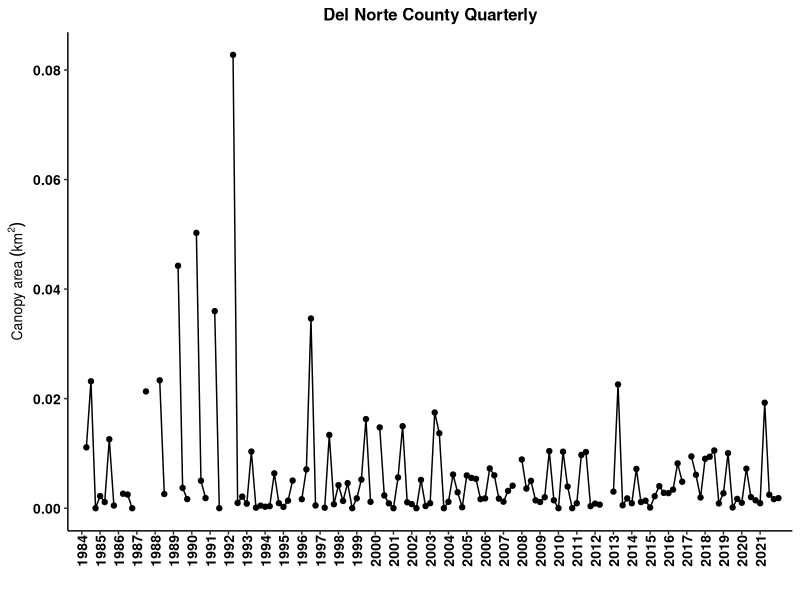
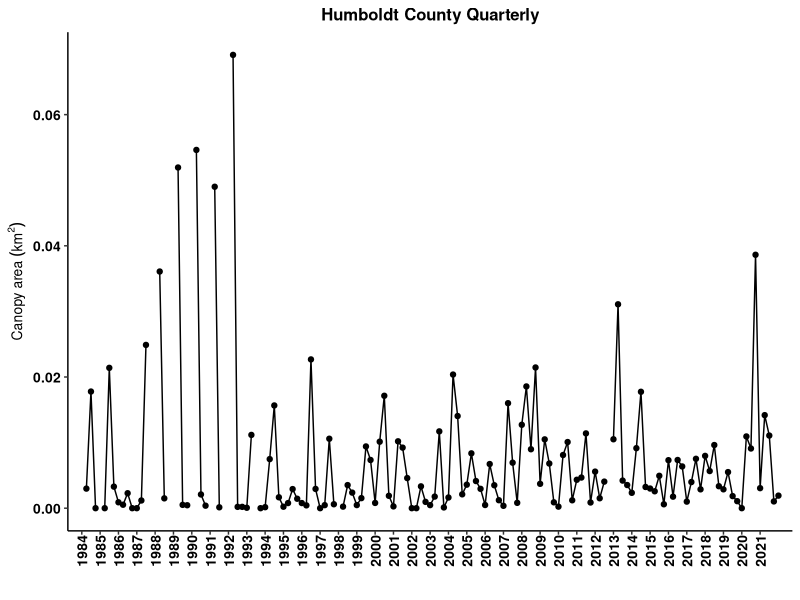
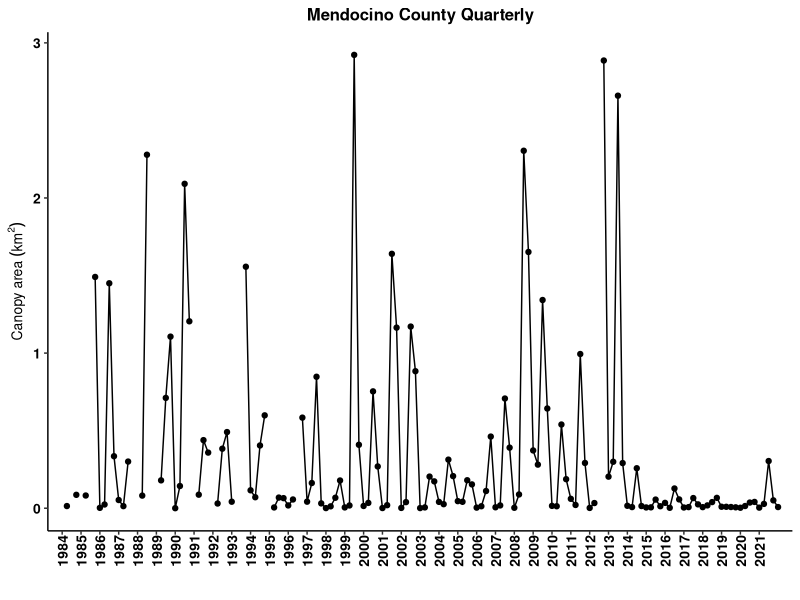
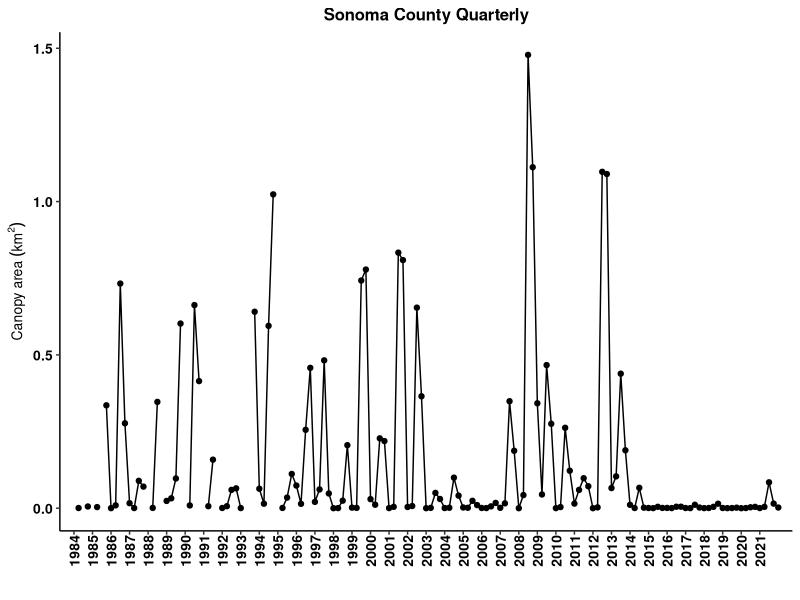
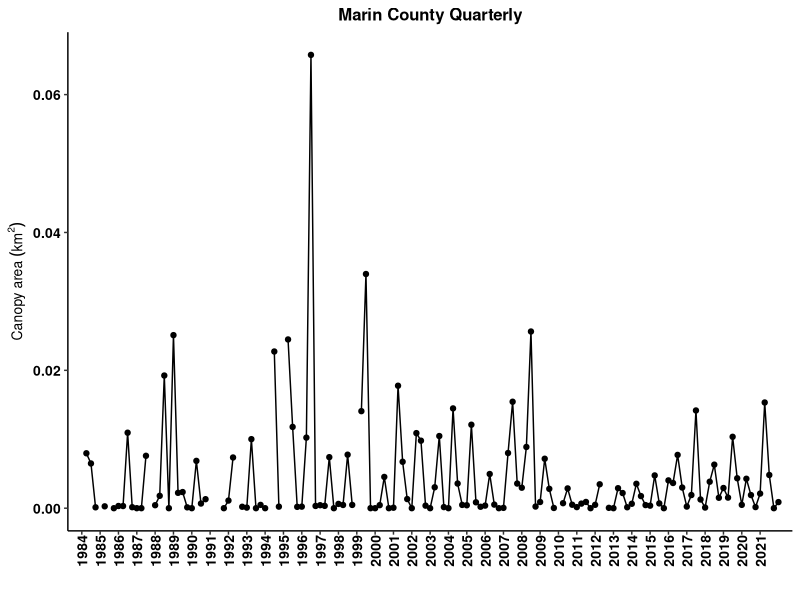
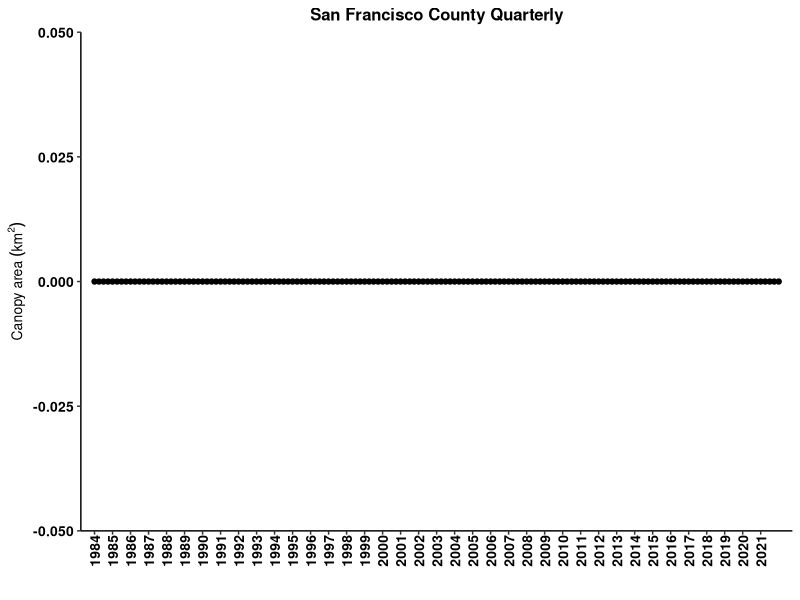
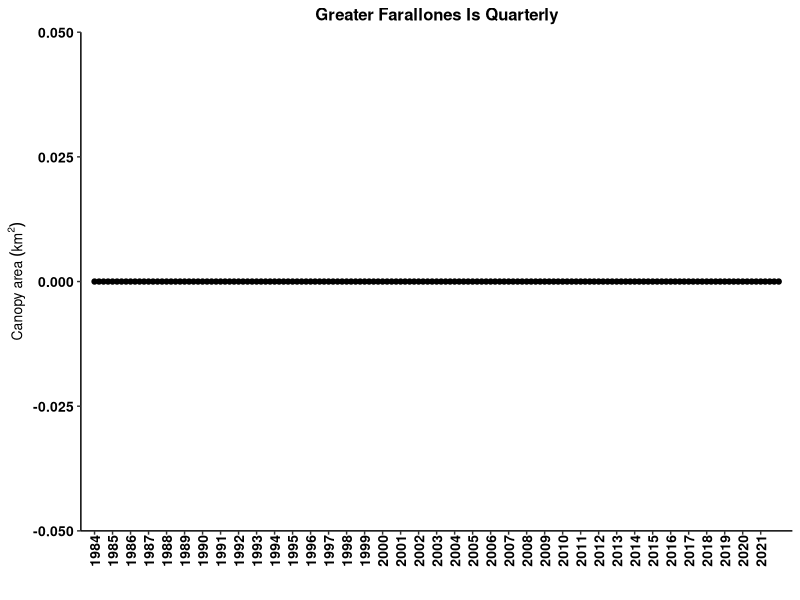
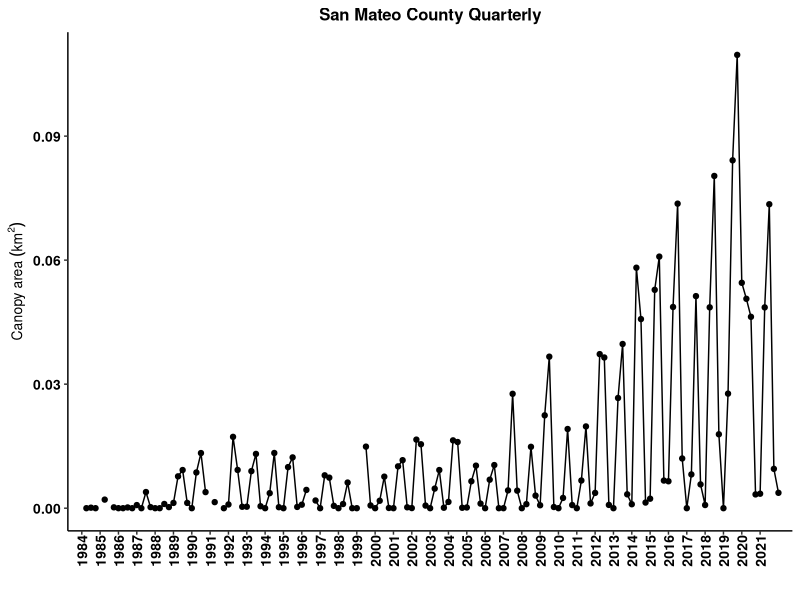

Generate these figures, in order, with R:
## ---- chunk 1
knitr::opts_chunk$set(echo = FALSE, warning=FALSE)
options(knitr.table.format = "latex")
# to create a PDF output, change "output:html_document" to "output: pdf_document" in the header above.
# note about fig_crop:FALSE. This makes the PDF output look nicer by putting spaces btwn the figures instead of smashing them as close together as possible. It doesn't do anything to the HTML output as far as I can tell.
# how to assign username: git config --global user.name "gcontolini"
# how to add, commit, and add message in terminal: git commit -am "commit message"
# how to write commit message in terminal: write message then press esc and :wq to save and exit

#### Load libraries ####
library(ggplot2) # plotting
library(ggpubr) # arranging plots
library(scales) # let's you put commas in the axis labels for thousands
library(dplyr) # data manipulations
library(tidyr) # data cleaning
library(readr) # better data reading
library(ncdf4)
library(sf) # special features. probably mapping. 
library(sp) # spatial data
library(lubridate) # manipulating dates easily
library(knitr) # to knit the Rmd file
library(kableExtra) # pretty tables
library(bookdown) # pretty table additions

#### ggplot theme ####
my.theme = theme( 
   panel.background = element_blank(), 
   panel.grid.minor.x = element_blank(),
   panel.grid.major.x = element_blank(),
   panel.grid = element_blank(),
   axis.text  = element_text(size=10, face='bold', color='black'), #makes axis labels bigger
   axis.title = element_text(size=10, face="bold"), #makes axis title bigger and bold
   #axis.title.y = element_text(margin=margin(0,10,0,5)), #pushes the y axis title away from the y axis labels
   strip.background = element_blank(),
   #legend.title = element_blank(),
   #legend.text = element_text(size=8),
   legend.background = element_blank(), 
   legend.key = element_blank(), #makes the legend background behind the symbols go away.
   #axis.ticks.x = element_blank()
   axis.line = element_line(color = 'black'), 
   panel.border = element_blank(), # this removes the box around the plot   
   plot.title = element_text(size=12 ,face='bold', hjust = 0.5), # hjust 0.5 makes title centered
   axis.text.x = element_text(size = 10, angle = 90, vjust = 0.5, margin = margin(0,0,5,0)) # rotates x axis labels 90 degrees counter-clockwise, pushes bars onto x axis
)


#### Import data ####
# info on the data: https://sbclter.msi.ucsb.edu/data/catalog/package/?package=knb-lter-sbc.74

# Instructions from Dr. Tom Bell:
# “The output files show the Admin Bed # in the first column and the rest of the columns are quarters from 1984 - 2020. Area is in m2 and biomass is in fresh kg. Missing values (due to lack of imagery or clouds are labelled as -999).”

# Edible seaweed data from CDFW
# edible = read.csv('EdibleSeaweedHarvest_rfm_1-28-21.csv') # edible seaweed harvest. This one has months. That is important.
# kelp = read.csv('KelpHarvest_vers2_rfm_1-28-21.csv') # kelp harvest
## ---- chunk 2
# The loop below requires the NetCDF file which is too large for GitHub to host. Also takes several minutes to run. I commented it out here, copied it, ran it on my local machine, and read in the output at the end of this chunk. You can do the same if you have the shapefiles:
# 'MAN_CA_CountyStateWaters.shp' # county shapefiles
# 'LandsatkelpBiomass_2021_v2_withmetadata.nc' # Landsat kelp canopy area pixels from Environmental Data Initiative repository that hosts the Santa Barbara Coastal Long-term Ecological Monitoring Landsat processed kelp canpy area pixel data. You will need to visit their site to get the most updated data. 

#Kelp Biomass and Area Dynamics of State Waters Delineated by Coastal Counties
#Tom Bell
#November 18, 2020
# **Please let me know if you need help with any step!**

#Install Packages **(Only the first time you ever run this script)**
#The first time you ever run this script, please install these packages by removing the '#' in front of each line (lines 8 - 10)
# install.packages('ncdf4')
# install.packages('sf')
# install.packages('sp')

#Load Required Packages
#You need to load these packages each time you restart an R session and run this script
library(ncdf4)
library(sf)
library(sp)

#Set Work Directory
#This is a folder on your computer where all input files and outputs files will be placed
# **Please update this path to the working directory on your computer**
# **Note that on a Windows machine the forward slashes "/" have to be changed to back slashes "\"
# setwd("C:/Users/gcontolini/OneDrive - California Department of Fish and Wildlife/Documents/Bull Kelp Working Group/Data analysis")
# 
# #Load Coastal Counties State Waters Shapefile
# #Place the lat/lon version of the Coastal Counties State Waters shapefile in your working directory
# county_shapes <- st_read('MAN_CA_CountyStateWaters.shp')
# 
# #Open Kelp NetCDF File
# #Place the NetCDF file in your working directory
# #The file can be found here: https://sbclter.msi.ucsb.edu/data/catalog/package/?package=knb-lter-sbc.74
# nc_data <- nc_open('LandsatKelpBiomass_2022_Q1_withmetadata.nc')
# 
# #Load necessary variables from NetCDF File
# lon <- ncvar_get(nc_data, 'longitude')
# lat <- ncvar_get(nc_data, 'latitude')
# years <- ncvar_get(nc_data, 'year')
# quarters <- ncvar_get(nc_data, 'quarter')
# biomass <- ncvar_get(nc_data, 'biomass')
# area <- ncvar_get(nc_data, 'area')
# 
# #Make Coordinate Dataframe
# coords <- data.frame(lon,lat)
# 
# #Create output matrices
# LN = dim(quarters)
# output_biomass <- matrix(ncol=LN, nrow=22)
# output_area <- matrix(ncol=LN, nrow=22)
# 
# for(i in 1:22){
#   
#   #Pull shapefile coordinates from each coastal county
#   if (i == 17) {
#     county_coords <- as.data.frame(county_shapes[i,]$geometry[[1]][[30]][[1]])
#   } else {
#     county_coords <- as.data.frame(county_shapes[i,]$geometry[[1]][[1]][[1]])
#   }
# 
#   #Find the kelp coordinates that exist inside each county polygon
#   kelp_poly <- point.in.polygon(lon, lat, county_coords$V1, county_coords$V2, mode.checked=FALSE)
#   TF <- which(kelp_poly %in% 1)
# 
#   #Extract biomass and area data for each polygon
#   bio_county <- biomass[TF,] 
#   area_county <- area[TF,] 
# 
#   #Sum biomass and area
#   bio_county_sum <- colSums(bio_county, na.rm = TRUE, dims = 1)
#   area_county_sum <- colSums(area_county, na.rm = TRUE, dims = 1)
#   
#   #Remove Columns w/ >25% No Data (Clouds)
#   #Find all NA values (missing data) in the kelp dataset
#   bio_county_NA = is.na(bio_county)
#   area_county_NA = is.na(area_county)
#   
#   #Find number of kelp pixels in the polygon
#   L = dim(bio_county)
#   
#   #Calculate the percent of NAs for each season
#   bio_county_NA_percent <- colSums(bio_county_NA, na.rm = TRUE)/L[1]
#   area_county_NA_percent <- colSums(area_county_NA, na.rm = TRUE)/L[1]
#   
#   #Find seasons with greater than 20% missing data
#   NA_GT <- which(bio_county_NA_percent > 0.25)
#   NA_GTA <- which(area_county_NA_percent > 0.25)
#   
#   #Set seasons with greater than 20% missing data to -999
#   bio_county_sum[NA_GT] = -999
#   area_county_sum[NA_GTA] = -999
# 
#   #Add summed kelp canopy data to matrix
#   output_biomass[i,] <- bio_county_sum
#   output_area[i,] <- area_county_sum
#   
# }
# 
# #Transpose Quarter and Year data
# quarterst <- t(quarters)
# yearst <- t(years)
# 
# #Add Quarter and Year data to output matrices
# output2_biomass <- rbind(quarterst, output_biomass)
# output3_biomass <- rbind(yearst, output2_biomass)
# output2_area <- rbind(quarterst, output_area)
# output3_area <- rbind(yearst, output2_area)
# 
# #Add County name to output matrices
# CountyNA <- county_shapes$County
# Counties <- c(rep(NA,2),CountyNA)
# output4_biomass <- cbind(Counties, output3_biomass)
# output4_area <- cbind(Counties, output3_area)
# 
# #Write CSV of kelp biomass time series for each county
# write.csv(output4_biomass, 'kelp_biomass_county_output_2May2022.csv', row.names = FALSE)
# write.csv(output4_area, 'kelp_area_county_output_2May2022.csv', row.names = FALSE)

output4_area <- read_csv("kelp_area_county_output_2May2022.csv") # This is where I read in the output from the commented section above which was run on my local machine. 

# Label offshore islands
output4_area$Counties[3] = "Los Angeles_San Clemente Is"
output4_area$Counties[4] = "Ventura_San Nicolas Is"
output4_area$Counties[5] = "Los Angeles_Santa Catalina Is"
output4_area$Counties[6] = "Santa Barbara_Santa Barbara Is"
output4_area$Counties[7] = "Santa Barbara_Santa Cruz-Rosa-Miguel Is"
output4_area$Counties[8] = "San Francisco_Farallones Is"
output4_area$Counties[23]= "Ventura_Anacapa Is" # Anacapa Island
## ---- chunk 3
canopy_area <- output4_area %>%
   as.data.frame()

# I want to plot area vs. year.quarter. This means year.quarter needs to be in a column. Currently all cols are separate. This is called wide format. I want tall format.

# create column names
names(canopy_area) <- paste(canopy_area[1,], canopy_area[2,], sep='.') # paste years with quarters to make each col have a unique name.

# rename the ID col for counties
names(canopy_area)[1] <- "county"

# remove first 2 rows since they are not canopy data, just IDs--year and quarter
canopy_area <- canopy_area[-c(1:2),] 

# convert to tall format
canopy_area_tall <- canopy_area %>% 
   pivot_longer(-'county', names_to = 'year.qtr', values_to = 'm2')

# separate year and quarter into two cols
canopy_area_tall <- canopy_area_tall %>%
   separate(col = year.qtr, sep = "[.]", into = c("year","qtr")) # omg. you have to hard bracket the period for some reason. wtf does [^[:alnum:]]+ mean and why aren't brackets used in the example?????? :((

# make number cols numeric
canopy_area_tall$year <- as.numeric(canopy_area_tall$year)
canopy_area_tall$qtr <- as.numeric(canopy_area_tall$qtr)
canopy_area_tall$m2 <- as.numeric(canopy_area_tall$m2)

# make quarters actual quarter decimals for plotting
qtrs <- seq(0,0.75,0.25)
for(i in 1:4) {
   canopy_area_tall$qtr[which(canopy_area_tall$qtr == i)] <- qtrs[i]
}

# add year and quarter to get a continuous time column. Note that the tibble hides the decimals place for no apparent reason but the sum is correct.
canopy_area_tall$year.qtr <- canopy_area_tall$year + canopy_area_tall$qtr

# Change negative area to NA
canopy_area_tall$m2[which(canopy_area_tall$m2 < 0)] = NA

# Convert m2 to km2
canopy_area_tall$km2 = canopy_area_tall$m2 / 1e6

## ---- chunk 4
# All quarters
expand.a.little = 0.02

##Del Norte
ggplot(canopy_area_tall[which(canopy_area_tall$county == 'Del Norte'),], aes(x = year.qtr, y = km2)) +
   geom_point() +
   geom_line() +
   scale_x_continuous(breaks = 1984:2021, expand = c(expand.a.little,0)) +
   # scale_y_continuous(breaks = seq(0, 0.015, 0.0025), expand = c(expand.a.little,0)) +
   labs(x = '',  y =  bquote('Canopy area'~(km^2))) +
   ggtitle('Del Norte County Quarterly') +
   my.theme

## Humboldt
ggplot(canopy_area_tall[which(canopy_area_tall$county == 'Humboldt'),], aes(x = year.qtr, y = km2)) +
   geom_point() +
   geom_line() +
   scale_x_continuous(breaks = 1984:2021, expand = c(expand.a.little,0)) +
   # scale_y_continuous(limits = c(0,0.0225), breaks = seq(0, 0.025, 0.0025), expand = c(expand.a.little,0)) +
   labs(x = '',  y =  bquote('Canopy area'~(km^2))) +
   ggtitle('Humboldt County Quarterly') +
   my.theme

## Mendocino
ggplot(canopy_area_tall[which(canopy_area_tall$county == 'Mendocino'),], aes(x = year.qtr, y = km2)) +
   geom_point() +
   geom_line() +
   scale_x_continuous(breaks = 1984:2021, expand = c(expand.a.little,0)) +
   # scale_y_continuous(limits = c(0,3), breaks = seq(0, 3, 0.25), expand = c(expand.a.little,0)) +
   labs(x = '', y =  bquote('Canopy area'~(km^2))) +
   ggtitle('Mendocino County Quarterly') +
   my.theme

## Sonoma
ggplot(canopy_area_tall[which(canopy_area_tall$county == 'Sonoma'),], aes(x = year.qtr, y = km2)) +
   geom_point() +
   geom_line() +
   scale_x_continuous(breaks = 1984:2021, expand = c(expand.a.little,0)) +
   # scale_y_continuous(limits = c(0,2), breaks = seq(0, 2, 0.25), expand = c(expand.a.little,0)) +
   labs(x = '', y =  bquote('Canopy area'~(km^2))) +
   ggtitle('Sonoma County Quarterly') +
   my.theme

## Marin
ggplot(canopy_area_tall[which(canopy_area_tall$county == 'Marin'),], aes(x = year.qtr, y = km2)) +
   geom_point() +
   geom_line() +
   scale_x_continuous(breaks = 1984:2021, expand = c(expand.a.little,0)) +
   # scale_y_continuous(limits = c(0, 0.0125), breaks = seq(0, 0.0125, 0.0025), expand = c(expand.a.little,0)) +
   labs(x = '', y =  bquote('Canopy area'~(km^2))) +
   ggtitle('Marin County Quarterly') +
   my.theme

## San Francisco
ggplot(canopy_area_tall[which(canopy_area_tall$county == 'San Francisco'),], aes(x = year.qtr, y = km2)) +
   geom_point() +
   geom_line() +
   scale_x_continuous(breaks = 1984:2021, expand = c(expand.a.little,0)) +
   # scale_y_continuous(limits = c(0, 0.0125), breaks = seq(0, 0.0125, 0.0025), expand = c(expand.a.little,0)) +
   labs(x = '', y =  bquote('Canopy area'~(km^2))) +
   ggtitle('San Francisco County Quarterly') +
   my.theme

## Greater Farallones
ggplot(canopy_area_tall[which(canopy_area_tall$county == 'San Francisco_Farallones Is'),], aes(x = year.qtr, y = km2)) +
   geom_point() +
   geom_line() +
   scale_x_continuous(breaks = 1984:2021, expand = c(expand.a.little,0)) +
   # scale_y_continuous(limits = c(0, 0.0125), breaks = seq(0, 0.0125, 0.0025), expand = c(expand.a.little,0)) +
   labs(x = '', y =  bquote('Canopy area'~(km^2))) +
   ggtitle('Greater Farallones Is Quarterly') +
   my.theme

## San Mateo
ggplot(canopy_area_tall[which(canopy_area_tall$county == 'San Mateo'),], aes(x = year.qtr, y = km2)) +
   geom_point() +
   geom_line() +
   scale_x_continuous(breaks = 1984:2021, expand = c(expand.a.little,0)) +
   # scale_y_continuous(limits = c(0, 0.0125), breaks = seq(0, 0.0125, 0.0025), expand = c(expand.a.little,0)) +
   labs(x = '', y =  bquote('Canopy area'~(km^2))) +
   ggtitle('San Mateo County Quarterly') +
   my.theme

## Santa Cruz
ggplot(canopy_area_tall[which(canopy_area_tall$county == 'Santa Cruz'),], aes(x = year.qtr, y = km2)) +
   geom_point() +
   geom_line() +
   scale_x_continuous(breaks = 1984:2021, expand = c(expand.a.little,0)) +
   # scale_y_continuous(limits = c(0, 0.0125), breaks = seq(0, 0.0125, 0.0025), expand = c(expand.a.little,0)) +
   labs(x = '', y =  bquote('Canopy area'~(km^2))) +
   ggtitle('Santa Cruz County Quarterly') +
   my.theme

## Monterey
ggplot(canopy_area_tall[which(canopy_area_tall$county == 'Monterey'),], aes(x = year.qtr, y = km2)) +
   geom_point() +
   geom_line() +
   scale_x_continuous(breaks = 1984:2021, expand = c(expand.a.little,0)) +
   # scale_y_continuous(limits = c(0, 0.0125), breaks = seq(0, 0.0125, 0.0025), expand = c(expand.a.little,0)) +
   labs(x = '', y =  bquote('Canopy area'~(km^2))) +
   ggtitle('Monterey County Quarterly') +
   my.theme

## San Luis Obispo
ggplot(canopy_area_tall[which(canopy_area_tall$county == 'San Luis Obispo'),], aes(x = year.qtr, y = km2)) +
   geom_point() +
   geom_line() +
   scale_x_continuous(breaks = 1984:2021, expand = c(expand.a.little,0)) +
   # scale_y_continuous(limits = c(0, 0.0125), breaks = seq(0, 0.0125, 0.0025), expand = c(expand.a.little,0)) +
   labs(x = '', y =  bquote('Canopy area'~(km^2))) +
   ggtitle('San Luis Obispo County Quarterly') +
   my.theme

## Santa Barbara
ggplot(canopy_area_tall[which(canopy_area_tall$county == 'Santa Barbara'),], aes(x = year.qtr, y = km2)) +
   geom_point() +
   geom_line() +
   scale_x_continuous(breaks = 1984:2021, expand = c(expand.a.little,0)) +
   # scale_y_continuous(limits = c(0, 0.0125), breaks = seq(0, 0.0125, 0.0025), expand = c(expand.a.little,0)) +
   labs(x = '', y =  bquote('Canopy area'~(km^2))) +
   ggtitle('Santa Barbara County Quarterly') +
   my.theme

## Ventura
ggplot(canopy_area_tall[which(canopy_area_tall$county == 'Ventura'),], aes(x = year.qtr, y = km2)) +
   geom_point() +
   geom_line() +
   scale_x_continuous(breaks = 1984:2021, expand = c(expand.a.little,0)) +
   # scale_y_continuous(limits = c(0, 0.0125), breaks = seq(0, 0.0125, 0.0025), expand = c(expand.a.little,0)) +
   labs(x = '', y =  bquote('Canopy area'~(km^2))) +
   ggtitle('Ventura County Quarterly') +
   my.theme

## Los Angeles
ggplot(canopy_area_tall[which(canopy_area_tall$county == 'Los Angeles'),], aes(x = year.qtr, y = km2)) +
   geom_point() +
   geom_line() +
   scale_x_continuous(breaks = 1984:2021, expand = c(expand.a.little,0)) +
   # scale_y_continuous(limits = c(0, 0.0125), breaks = seq(0, 0.0125, 0.0025), expand = c(expand.a.little,0)) +
   labs(x = '', y =  bquote('Canopy area'~(km^2))) +
   ggtitle('Los Angeles County Quarterly') +
   my.theme

## Orange
ggplot(canopy_area_tall[which(canopy_area_tall$county == 'Orange'),], aes(x = year.qtr, y = km2)) +
   geom_point() +
   geom_line() +
   scale_x_continuous(breaks = 1984:2021, expand = c(expand.a.little,0)) +
   # scale_y_continuous(limits = c(0, 0.0125), breaks = seq(0, 0.0125, 0.0025), expand = c(expand.a.little,0)) +
   labs(x = '', y =  bquote('Canopy area'~(km^2))) +
   ggtitle('Orange County Quarterly') +
   my.theme

## San Diego
ggplot(canopy_area_tall[which(canopy_area_tall$county == 'San Diego'),], aes(x = year.qtr, y = km2)) +
   geom_point() +
   geom_line() +
   scale_x_continuous(breaks = 1984:2021, expand = c(expand.a.little,0)) +
   # scale_y_continuous(limits = c(0, 0.0125), breaks = seq(0, 0.0125, 0.0025), expand = c(expand.a.little,0)) +
   labs(x = '', y =  bquote('Canopy area'~(km^2))) +
   ggtitle('San Diego County Quarterly') +
   my.theme

## Santa Barbara Island
ggplot(canopy_area_tall[which(canopy_area_tall$county == 'Santa Barbara_Santa Barbara Is'),], aes(x = year.qtr, y = km2)) +
   geom_point() +
   geom_line() +
   scale_x_continuous(breaks = 1984:2021, expand = c(expand.a.little,0)) +
   # scale_y_continuous(limits = c(0, 0.0125), breaks = seq(0, 0.0125, 0.0025), expand = c(expand.a.little,0)) +
   labs(x = '', y =  bquote('Canopy area'~(km^2))) +
   ggtitle('Santa Barbara Island Quarterly') +
   my.theme

## Santa Cruz-Rosa-Miguel Islands
ggplot(canopy_area_tall[which(canopy_area_tall$county == 'Santa Barbara_Santa Cruz-Rosa-Miguel Is'),], aes(x = year.qtr, y = km2)) +
   geom_point() +
   geom_line() +
   scale_x_continuous(breaks = 1984:2021, expand = c(expand.a.little,0)) +
   # scale_y_continuous(limits = c(0, 0.0125), breaks = seq(0, 0.0125, 0.0025), expand = c(expand.a.little,0)) +
   labs(x = '', y =  bquote('Canopy area'~(km^2))) +
   ggtitle('Santa Barbara, Rosa, Miguel Islands Quarterly') +
   my.theme

## San Nicolas Island
ggplot(canopy_area_tall[which(canopy_area_tall$county == 'Ventura_San Nicolas Is'),], aes(x = year.qtr, y = km2)) +
   geom_point() +
   geom_line() +
   scale_x_continuous(breaks = 1984:2021, expand = c(expand.a.little,0)) +
   # scale_y_continuous(limits = c(0, 0.0125), breaks = seq(0, 0.0125, 0.0025), expand = c(expand.a.little,0)) +
   labs(x = '', y =  bquote('Canopy area'~(km^2))) +
   ggtitle('San Nicolas Island Quarterly') +
   my.theme

## San Clemente Island
ggplot(canopy_area_tall[which(canopy_area_tall$county == 'Los Angeles_San Clemente Is'),], aes(x = year.qtr, y = km2)) +
   geom_point() +
   geom_line() +
   scale_x_continuous(breaks = 1984:2021, expand = c(expand.a.little,0)) +
   # scale_y_continuous(limits = c(0, 0.0125), breaks = seq(0, 0.0125, 0.0025), expand = c(expand.a.little,0)) +
   labs(x = '', y =  bquote('Canopy area'~(km^2))) +
   ggtitle('San Clemente Island Quarterly') +
   my.theme

## Santa Catalina Island
ggplot(canopy_area_tall[which(canopy_area_tall$county == 'Los Angeles_Santa Catalina Is'),], aes(x = year.qtr, y = km2)) +
   geom_point() +
   geom_line() +
   scale_x_continuous(breaks = 1984:2021, expand = c(expand.a.little,0)) +
   # scale_y_continuous(limits = c(0, 0.0125), breaks = seq(0, 0.0125, 0.0025), expand = c(expand.a.little,0)) +
   labs(x = '', y =  bquote('Canopy area'~(km^2))) +
   ggtitle('Santa Catalina Island Quarterly') +
   my.theme

## ---- chunk 5
# Maximum canopy area. in each year and county, find the maximum km2 value.
canopy_area_max_annual <- canopy_area_tall %>%
  group_by(county, year) %>%
  summarise(max.km2 = max(km2, na.rm = T), .groups = 'drop')

# 1987 and 1992 Marin had no data. Change -Inf to NA for those years so it plots better.
canopy_area_max_annual$max.km2[which(canopy_area_max_annual$max.km2 < 0)] <- NA

##Del Norte
ggplot(canopy_area_max_annual[which(canopy_area_max_annual$county == 'Del Norte'),], aes(x = year, y = max.km2)) +
   geom_point() +
   geom_line() +
   scale_x_continuous(breaks = 1984:2021, expand = c(expand.a.little,0)) +
   # scale_y_continuous(breaks = seq(0, 0.015, 0.0025), expand = c(expand.a.little,0)) +
   labs(x = '',  y =  bquote('Canopy area'~(km^2))) +
   ggtitle('Del Norte County Max Annual') +
   my.theme 

## Humboldt
ggplot(canopy_area_max_annual[which(canopy_area_max_annual$county == 'Humboldt'),], aes(x = year, y = max.km2)) +
   geom_point() +
   geom_line() +
   scale_x_continuous(breaks = 1984:2021, expand = c(expand.a.little,0)) +
   # scale_y_continuous(expand = c(expand.a.little,0)) +
   labs(x = '',  y =  bquote('Canopy area'~(km^2))) +
   ggtitle('Humboldt County Max Annual') +
   my.theme 

## Mendocino
ggplot(canopy_area_max_annual[which(canopy_area_max_annual$county == 'Mendocino'),], aes(x = year, y = max.km2)) +
   geom_point() +
   geom_line() +
   scale_x_continuous(breaks = 1984:2021, expand = c(expand.a.little,0)) +
   # scale_y_continuous(expand = c(expand.a.little,0)) +
   labs(x = '',  y =  bquote('Canopy area'~(km^2))) +
   ggtitle('Mendocino County Max Annual') +
   my.theme 

## Sonoma
ggplot(canopy_area_max_annual[which(canopy_area_max_annual$county == 'Sonoma'),], aes(x = year, y = max.km2)) +
   geom_point() +
   geom_line() +
   scale_x_continuous(breaks = 1984:2021, expand = c(expand.a.little,0)) +
   # scale_y_continuous(expand = c(expand.a.little,0)) +
   labs(x = '',  y =  bquote('Canopy area'~(km^2))) +
   ggtitle('Sonoma County Max Annual') +
   my.theme 

## Marin
ggplot(canopy_area_max_annual[which(canopy_area_max_annual$county == 'Marin'),], aes(x = year, y = max.km2)) +
   geom_point() +
   geom_line() +
   scale_x_continuous(breaks = 1984:2021, expand = c(expand.a.little,0)) +
   # scale_y_continuous(expand = c(expand.a.little, 0)) +
   labs(x = '',  y =  bquote('Canopy area'~(km^2))) +
   ggtitle('Marin County Max Annual') +
   my.theme 
## ---- chunk 6
qtr_max_county <- canopy_area_tall %>%
  group_by(county, year) %>%     # group by county and year
  slice(which.max(km2)) %>%      # find the maximum km2 value
  subset(select = -year.qtr) %>% # remove year.qtr col
  transmute(quarter = qtr*4+1)   # change quarters from decimals to 1,2,3,4

# # Count how many quarters are the max per year per county
# n_max_qtrs_county <- qtr_max_county %>%
#   group_by(county, quarter) %>%
#   summarise(number = length(quarter), .groups = 'drop') %>%
#   filter(county %in% c('Del Norte', 'Humboldt', 'Mendocino', 'Sonoma')) %>%
#   complete(county, quarter, fill = list(number = 0)) # sets missing quarters to number = 0
# 
# kable(n_max_qtrs_county
#       , digits = 2
#       , booktabs = TRUE
#       , row.names = FALSE
#       , align = 'c'
#       , linesep = ''
#       , caption = 'Number of quarters with maximum annual canopy area'
# ) %>%
#   kable_styling(latex_options = 'hold_position') # otherwise the table moves in the pdf

# I want to identify the quarter in each of the counties that had the max km2 value in 2021
max_2021_km2 <- canopy_area_tall %>%
  filter(year == 2021) %>%
  filter(county %in% c('Del Norte','Humboldt','Mendocino','Sonoma','Marin')) %>% # this shows km2 values for only northern counties in 2021. What is the max for 2021?
  group_by(county) %>%
  summarise(max.km2 = max(km2, na.rm = T)) # this gives the max km2 values. which quarter are they in?
      
km2_qtrs_northcounties <- canopy_area_tall %>%
  filter(year == 2021 & county %in% c('Del Norte','Humboldt','Mendocino','Sonoma','Marin')) %>%
  #filter(km2 %in% max_2021_km2$max.km2) %>% # This shows only the quarters with the annual maxima
  mutate(quarter = qtr*4+1) %>%
  subset(select = c('county','year','quarter','km2')) %>%
  arrange(county) %>% # order by county name north to south
  relocate(year) # puts year as the first col


kable(km2_qtrs_northcounties
      #, digits = 2
      , booktabs = TRUE
      , row.names = FALSE
      , align = 'c'
      , linesep = ''
      , caption = 'Quarterly kelp canopy area in 2021 only'
) %>%
  kable_styling(latex_options = 'hold_position') # otherwise the table moves in the pdf


      
